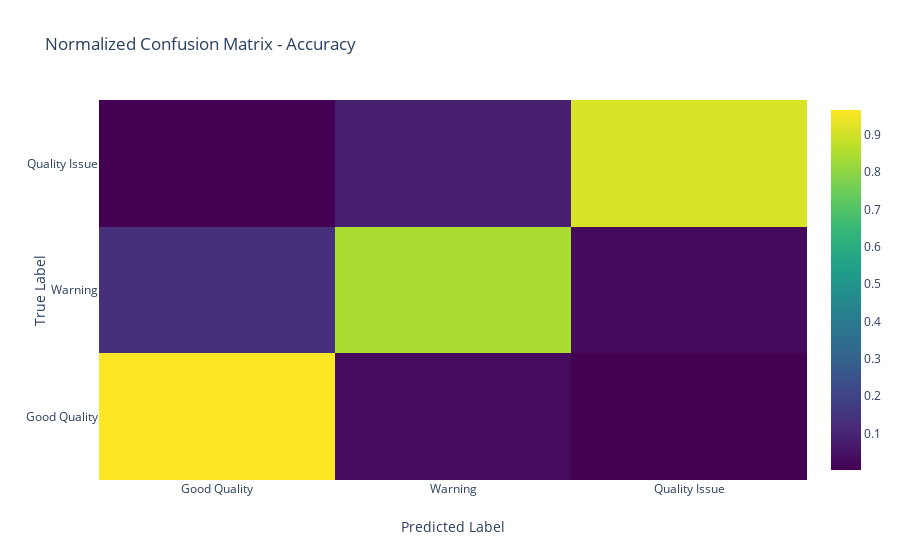

Notebook code for this chart:
### Code cell
y_class = np.array([np.argmax(i) for i in y_test])
confusion_matrice_table = confusion_matrix(y_class, loaded_model.predict_classes(X_test), labels=[0, 1, 2])
confusion_matrice_table = np.array([confusion_matrice_table[i,:] / sum(confusion_matrice_table[i,:]) for i in range(y_test.shape[1])])

categories = ['Good Quality', 'Warning', 'Quality Issue']
fig = go.Figure(data=go.Heatmap(z=confusion_matrice_table, x=categories, y=categories, colorscale='Viridis'))
fig.update_layout(title='Normalized Confusion Matrix - Accuracy', xaxis_title='Predicted Label', yaxis_title='True Label')
fig.show()

### Figure 1 — Plotly figure (JSON) as saved in the notebook; plotly's stock layout.template omitted (floating-point values rounded to 4 significant figures)
{"data": [{"colorscale": [[0, "#440154"], [0.1111, "#482878"], [0.2222, "#3e4989"], [0.3333, "#31688e"], [0.4444, "#26828e"], [0.5556, "#1f9e89"], [0.6667, "#35b779"], [0.7778, "#6ece58"], [0.8889, "#b5de2b"], [1, "#fde725"]], "type": "heatmap", "x": ["Good Quality", "Warning", "Quality Issue"], "y": ["Good Quality", "Warning", "Quality Issue"], "z": [[0.966, 0.03185, 0.002181], [0.131, 0.8428, 0.0262], [0.003415, 0.0839, 0.9127]]}], "layout": {"title": {"text": "Normalized Confusion Matrix - Accuracy"}, "xaxis": {"title": {"text": "Predicted Label"}}, "yaxis": {"title": {"text": "True Label"}}}}
